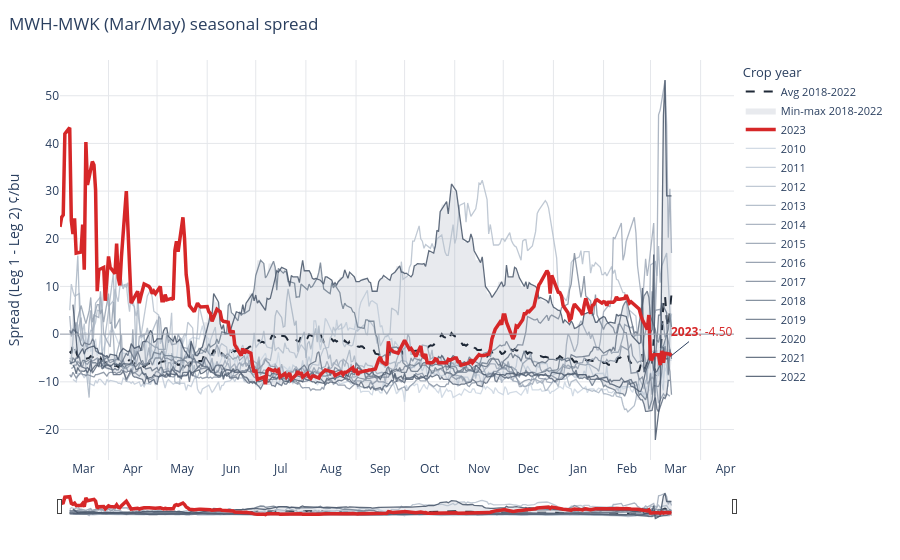

The notebook cell this image was saved under:
### Markdown cell above
## 4. Spring Wheat (MW) — Mar/May (`MWH-MWK`)

### Code cell
mw_hk = build_named_spread(df, "MW", "H-K")
plot_spaghetti(mw_hk, units="¢/bu").show()

### Figure 1 — Plotly figure (JSON) as saved in the notebook; plotly's stock layout.template omitted (floating-point values rounded to 4 significant figures; data arrays with more than 128 entries replaced by an {"elided": "..."} marker saying what was removed)
{"data": [{"hoverinfo": "skip", "line": {"width": 0}, "mode": "lines", "showlegend": false, "type": "scatter", "x": {"elided": "373 str values"}, "y": {"elided": "373 float values"}}, {"fill": "tonexty", "fillcolor": "rgba(100, 116, 139, 0.15)", "hoverinfo": "skip", "line": {"width": 0}, "mode": "lines", "name": "Min-max 2018-2022", "type": "scatter", "x": {"elided": "373 str values"}, "y": {"elided": "373 float values"}}, {"hovertemplate": "Avg 2018-2022: %{y:.2f} ¢/bu<extra></extra>", "line": {"color": "#1f2937", "dash": "dash", "width": 2}, "mode": "lines", "name": "Avg 2018-2022", "type": "scatter", "x": {"elided": "373 str values"}, "y": {"elided": "373 float values"}}, {"customdata": {"elided": "256x7 mixed values"}, "hovertemplate": "<b>%{customdata[0]}</b>  ·  %{customdata[1]}<br>Spread: <b>%{y:.2f}</b> ¢/bu<br>%{customdata[2]}: %{customdata[3]:.2f}<br>%{customdata[4]}: %{customdata[5]:.2f}<br>Days to Leg 1 delivery: %{customdata[6]}<extra></extra>", "legendrank": -1010, "line": {"color": "rgb(203,213,225)", "width": 1.3}, "mode": "lines", "name": "2010", "opacity": 0.85, "type": "scatter", "x": {"elided": "256 str values"}, "y": {"elided": "256 float values"}}, {"customdata": {"elided": "257x7 mixed values"}, "hovertemplate": "<b>%{customdata[0]}</b>  ·  %{customdata[1]}<br>Spread: <b>%{y:.2f}</b> ¢/bu<br>%{customdata[2]}: %{customdata[3]:.2f}<br>%{customdata[4]}: %{customdata[5]:.2f}<br>Days to Leg 1 delivery: %{customdata[6]}<extra></extra>", "legendrank": -1011, "line": {"color": "rgb(192,202,215)", "width": 1.3}, "mode": "lines", "name": "2011", "opacity": 0.85, "type": "scatter", "x": {"elided": "257 str values"}, "y": {"elided": "257 float values"}}, {"customdata": {"elided": "258x7 mixed values"}, "hovertemplate": "<b>%{customdata[0]}</b>  ·  %{customdata[1]}<br>Spread: <b>%{y:.2f}</b> ¢/bu<br>%{customdata[2]}: %{customdata[3]:.2f}<br>%{customdata[4]}: %{customdata[5]:.2f}<br>Days to Leg 1 delivery: %{customdata[6]}<extra></extra>", "legendrank": -1012, "line": {"color": "rgb(181,192,205)", "width": 1.3}, "mode": "lines", "name": "2012", "opacity": 0.85, "type": "scatter", "x": {"elided": "258 str values"}, "y": {"elided": "258 float values"}}, {"customdata": {"elided": "258x7 mixed values"}, "hovertemplate": "<b>%{customdata[0]}</b>  ·  %{customdata[1]}<br>Spread: <b>%{y:.2f}</b> ¢/bu<br>%{customdata[2]}: %{customdata[3]:.2f}<br>%{customdata[4]}: %{customdata[5]:.2f}<br>Days to Leg 1 delivery: %{customdata[6]}<extra></extra>", "legendrank": -1013, "line": {"color": "rgb(170,181,195)", "width": 1.3}, "mode": "lines", "name": "2013", "opacity": 0.85, "type": "scatter", "x": {"elided": "258 str values"}, "y": {"elided": "258 float values"}}, {"customdata": {"elided": "258x7 mixed values"}, "hovertemplate": "<b>%{customdata[0]}</b>  ·  %{customdata[1]}<br>Spread: <b>%{y:.2f}</b> ¢/bu<br>%{customdata[2]}: %{customdata[3]:.2f}<br>%{customdata[4]}: %{customdata[5]:.2f}<br>Days to Leg 1 delivery: %{customdata[6]}<extra></extra>", "legendrank": -1014, "line": {"color": "rgb(159,170,185)", "width": 1.3}, "mode": "lines", "name": "2014", "opacity": 0.85, "type": "scatter", "x": {"elided": "258 str values"}, "y": {"elided": "258 float values"}}, {"customdata": {"elided": "257x7 mixed values"}, "hovertemplate": "<b>%{customdata[0]}</b>  ·  %{customdata[1]}<br>Spread: <b>%{y:.2f}</b> ¢/bu<br>%{customdata[2]}: %{customdata[3]:.2f}<br>%{customdata[4]}: %{customdata[5]:.2f}<br>Days to Leg 1 delivery: %{customdata[6]}<extra></extra>", "legendrank": -1015, "line": {"color": "rgb(148,160,175)", "width": 1.3}, "mode": "lines", "name": "2015", "opacity": 0.85, "type": "scatter", "x": {"elided": "257 str values"}, "y": {"elided": "257 float values"}}, {"customdata": {"elided": "257x7 mixed values"}, "hovertemplate": "<b>%{customdata[0]}</b>  ·  %{customdata[1]}<br>Spread: <b>%{y:.2f}</b> ¢/bu<br>%{customdata[2]}: %{customdata[3]:.2f}<br>%{customdata[4]}: %{customdata[5]:.2f}<br>Days to Leg 1 delivery: %{customdata[6]}<extra></extra>", "legendrank": -1016, "line": {"color": "rgb(137,149,165)", "width": 1.3}, "mode": "lines", "name": "2016", "opacity": 0.85, "type": "scatter", "x": {"elided": "257 str values"}, "y": {"elided": "257 float values"}}, {"customdata": {"elided": "258x7 mixed values"}, "hovertemplate": "<b>%{customdata[0]}</b>  ·  %{customdata[1]}<br>Spread: <b>%{y:.2f}</b> ¢/bu<br>%{customdata[2]}: %{customdata[3]:.2f}<br>%{customdata[4]}: %{customdata[5]:.2f}<br>Days to Leg 1 delivery: %{customdata[6]}<extra></extra>", "legendrank": -1017, "line": {"color": "rgb(126,138,155)", "width": 1.3}, "mode": "lines", "name": "2017", "opacity": 0.85, "type": "scatter", "x": {"elided": "258 str values"}, "y": {"elided": "258 float values"}}, {"customdata": {"elided": "258x7 mixed values"}, "hovertemplate": "<b>%{customdata[0]}</b>  ·  %{customdata[1]}<br>Spread: <b>%{y:.2f}</b> ¢/bu<br>%{customdata[2]}: %{customdata[3]:.2f}<br>%{customdata[4]}: %{customdata[5]:.2f}<br>Days to Leg 1 delivery: %{customdata[6]}<extra></extra>", "legendrank": -1018, "line": {"color": "rgb(115,128,145)", "width": 1.3}, "mode": "lines", "name": "2018", "opacity": 0.85, "type": "scatter", "x": {"elided": "258 str values"}, "y": {"elided": "258 float values"}}, {"customdata": {"elided": "258x7 mixed values"}, "hovertemplate": "<b>%{customdata[0]}</b>  ·  %{customdata[1]}<br>Spread: <b>%{y:.2f}</b> ¢/bu<br>%{customdata[2]}: %{customdata[3]:.2f}<br>%{customdata[4]}: %{customdata[5]:.2f}<br>Days to Leg 1 delivery: %{customdata[6]}<extra></extra>", "legendrank": -1019, "line": {"color": "rgb(104,117,135)", "width": 1.3}, "mode": "lines", "name": "2019", "opacity": 0.85, "type": "scatter", "x": {"elided": "258 str values"}, "y": {"elided": "258 float values"}}, {"customdata": {"elided": "257x7 mixed values"}, "hovertemplate": "<b>%{customdata[0]}</b>  ·  %{customdata[1]}<br>Spread: <b>%{y:.2f}</b> ¢/bu<br>%{customdata[2]}: %{customdata[3]:.2f}<br>%{customdata[4]}: %{customdata[5]:.2f}<br>Days to Leg 1 delivery: %{customdata[6]}<extra></extra>", "legendrank": -1020, "line": {"color": "rgb(93,106,125)", "width": 1.3}, "mode": "lines", "name": "2020", "opacity": 0.85, "type": "scatter", "x": {"elided": "257 str values"}, "y": {"elided": "257 float values"}}, {"customdata": {"elided": "256x7 mixed values"}, "hovertemplate": "<b>%{customdata[0]}</b>  ·  %{customdata[1]}<br>Spread: <b>%{y:.2f}</b> ¢/bu<br>%{customdata[2]}: %{customdata[3]:.2f}<br>%{customdata[4]}: %{customdata[5]:.2f}<br>Days to Leg 1 delivery: %{customdata[6]}<extra></extra>", "legendrank": -1021, "line": {"color": "rgb(82,96,115)", "width": 1.3}, "mode": "lines", "name": "2021", "opacity": 0.85, "type": "scatter", "x": {"elided": "256 str values"}, "y": {"elided": "256 float values"}}, {"customdata": {"elided": "257x7 mixed values"}, "hovertemplate": "<b>%{customdata[0]}</b>  ·  %{customdata[1]}<br>Spread: <b>%{y:.2f}</b> ¢/bu<br>%{customdata[2]}: %{customdata[3]:.2f}<br>%{customdata[4]}: %{customdata[5]:.2f}<br>Days to Leg 1 delivery: %{customdata[6]}<extra></extra>", "legendrank": -1022, "line": {"color": "rgb(71,85,105)", "width": 1.3}, "mode": "lines", "name": "2022", "opacity": 0.85, "type": "scatter", "x": {"elided": "257 str values"}, "y": {"elided": "257 float values"}}, {"customdata": {"elided": "261x7 mixed values"}, "hovertemplate": "<b>%{customdata[0]}</b>  ·  %{customdata[1]}<br>Spread: <b>%{y:.2f}</b> ¢/bu<br>%{customdata[2]}: %{customdata[3]:.2f}<br>%{customdata[4]}: %{customdata[5]:.2f}<br>Days to Leg 1 delivery: %{customdata[6]}<extra></extra>", "legendrank": 1, "line": {"color": "#d62728", "width": 3.5}, "mode": "lines", "name": "2023", "opacity": 1.0, "type": "scatter", "x": {"elided": "261 str values"}, "y": {"elided": "261 float values"}}], "layout": {"annotations": [{"arrowhead": 0, "ax": 30, "ay": -24, "font": {"color": "#d62728", "size": 12}, "showarrow": true, "text": "<b>2023</b>: -4.50", "x": "2000-03-14", "y": -4.5}], "height": 560, "hovermode": "closest", "legend": {"font": {"size": 11}, "orientation": "v", "title": {"text": "Crop year"}, "x": 1.01, "y": 1}, "margin": {"b": 40, "l": 60, "r": 20, "t": 60}, "shapes": [{"line": {"color": "#9ca3af", "width": 1}, "type": "line", "x0": 0, "x1": 1, "xref": "x domain", "y0": 0, "y1": 0, "yref": "y"}], "title": {"text": "MWH-MWK (Mar/May) seasonal spread", "x": 0.01}, "xaxis": {"dtick": "M1", "gridcolor": "#e5e7eb", "rangeslider": {"thickness": 0.06, "visible": true}, "showspikes": true, "spikecolor": "#9ca3af", "spikemode": "across", "spikethickness": 1, "tickformat": "%b", "ticklabelmode": "period", "title": {}}, "yaxis": {"gridcolor": "#e5e7eb", "title": {"text": "Spread (Leg 1 - Leg 2) ¢/bu"}, "zeroline": false}}}
